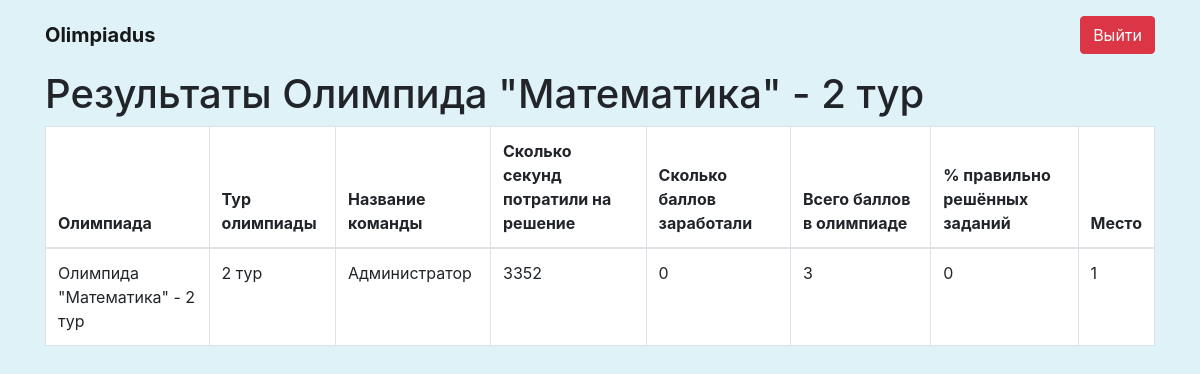
Page /results/2 (signed in) on the earlier database version.
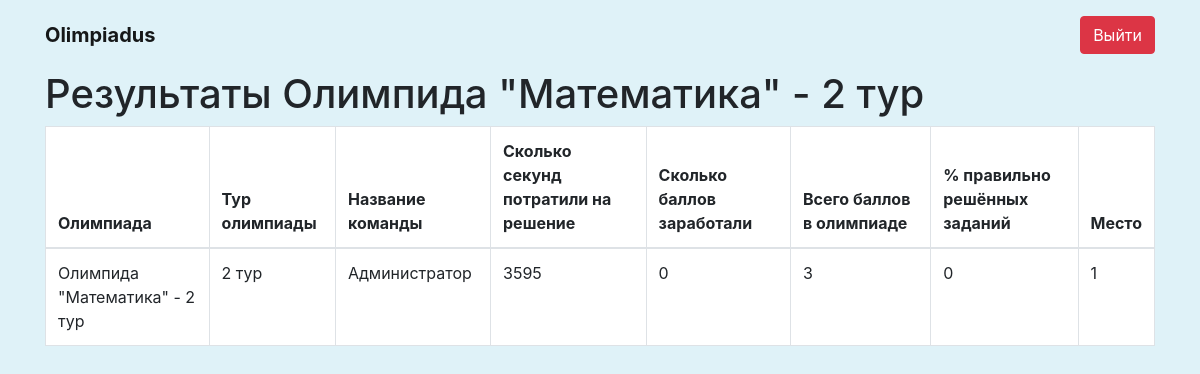
Same page on the later database version.
### app/models.py (models this page shows)
class Olympiad(models.Model):
    title = models.CharField(max_length=200, verbose_name="Название олимпиады")
    description = models.CharField(max_length=600, verbose_name="Описание олимпиады")
    LEVELS = (
        ('1', '1 тур'),
        ('2', '2 тур'),
    )
    olympiad_level = models.CharField(max_length=1, choices=LEVELS, unique=True, verbose_name="Тур олимпиады")
    image_url = models.CharField(blank=False, max_length=300, verbose_name="Ссылка на обложку олимпиады",
                                 help_text="Загрузите её на imgur.com/upload После этого правым кликом мыши нажмите по фото и кликните 'Копировать ссылку на изображение'. Вставьте ссылку. Пример: https://i.imgur.com/sRjy27f.jpg")
    created = models.DateTimeField(auto_now_add=True, verbose_name="Олимпиада создана")
    start_time = models.DateTimeField(verbose_name="Время старта олимпиады")
    end_time = models.DateTimeField(verbose_name="Время окончания олимпиады")
    ATTEMPTS = (
        (1, '1 попытка'),
        (2, '2 попытки'),
        (3, '3 попытки'),
        (4, '4 попытки'),
        (5, '5 попыток'),
    )
    number_of_attempts = models.IntegerField(choices=ATTEMPTS, unique=True, verbose_name="Количество попыток отправки решения для каждого задания 2 тура олимпиады (если у вас 1 тур, то выберите любое)")
    class Meta:
        verbose_name = 'Олимпиада'
        verbose_name_plural = 'Олимпиады'
        ordering = ['-created']
        constraints = [
            models.CheckConstraint(check=models.Q(end_time__gt=models.F("start_time")),
                                   name='Время окончания должно быть позже времени старта'),
        ]
    def __str__(self):
        return self.title
    def display_olympiad_level(self):
        for i in self.LEVELS:
            if i[0] == self.olympiad_level:
                return i[1]

### app/views.py (the view)
# urls.py: path("results/<int:olympiad_level>",views.get_results, name="get_results"),
@login_required
def get_results(request, olympiad_level):
    if request.user.is_staff:
        olympiad = get_object_or_404(Olympiad, olympiad_level=olympiad_level)
        all_tasks = Task.objects.filter(olympiad=olympiad)
        all_answers = Answer.objects.filter(task__in=all_tasks)
        unique_users = set()
        for a in all_answers:
            unique_users.add(a.user)
        header_array = []
        header_array.append(
            ['Олимпиада', 'Тур олимпиады', 'Название команды', 'Сколько секунд потратили на решение',
             'Сколько баллов заработали',
             'Всего баллов в олимпиаде', '% правильно решённых заданий', 'Место'])
        total_array = []
        for u in unique_users:
            _sec_for_solve = Timetrack.objects.filter(olympiad=olympiad, user=u).first()
            _count_task_solved_coorect = Answer.objects.filter(task__in=all_tasks, user=u, is_correct=True).count()
            if olympiad.olympiad_level == '1':
                _total_points = Answer.objects.filter(task__in=all_tasks, user=u, is_correct=True).count()
                _total_points_in_olympiad = len(all_tasks)
            else:
                _total_points = 0
                for attempt_number in range(1, olympiad.number_of_attempts + 1):
                    _total_points += Answer.objects.filter(task__in=all_tasks, user=u, is_correct=True,
                                                           attempt_number=attempt_number).count() * (
                                             olympiad.number_of_attempts + 1 - attempt_number)
                _total_points_in_olympiad = len(all_tasks) * olympiad.number_of_attempts
            total_array.append(
                [olympiad, olympiad.display_olympiad_level(), u.first_name, int(str(_sec_for_solve)),
                 _total_points,
                 _total_points_in_olympiad,
                 int(round(_count_task_solved_coorect / len(all_tasks), 2) * 100)])
        total_array.sort(key=lambda x: (-x[4], x[3]))
        for i, result in enumerate(total_array):
            result.append(i + 1)
        return render(request, 'results.html', {
            "header_array": header_array,
            "total_array": total_array,
            "olympiad": olympiad,
        })
    else:
        return HttpResponseNotFound("Экспорт данных может делать только администратор")

### app/models.py (called while the page is built)
    def __str__(self):
        return f"{math.ceil((self.end_time - self.start_time).total_seconds())}"

### context/context.py (called while the page is built)
def site_name(request):
    return {
        'name_of_site': 'Olimpiadus'
    }

### templates/results.html (shortened to what this page needs)
{% extends "base.html" %}
{% block content %}
{% include 'nav.html' %}
<div class="container">
    <div class="row">
        <div class="col">
            <h1>Результаты {{ olympiad }}</h1>
            <div style="overflow: auto;">
                <table class="table table-bordered" style="background-color: white;">
                    <thead>
                    <tr>
                        <th>Олимпиада</th>
                        <th>Тур олимпиады</th>
                        <th>Название команды</th>
                        <th>Сколько секунд потратили на решение</th>
                        <th>Сколько баллов заработали</th>
                        <th>Всего баллов в олимпиаде</th>
                        <th>% правильно решённых заданий</th>
                        <th>Место</th>
                    </tr>
                    </thead>
                    <tbody>
                    {% for result in total_array %}
                    <tr>
                        <td>{{ result.0 }}</td>
                        <td>{{ result.1 }}</td>
                        <td>{{ result.2 }}</td>
                        <td>{{ result.3 }}</td>
                        <td>{{ result.4 }}</td>
                        <td>{{ result.5 }}</td>
                        <td>{{ result.6 }}</td>
                        <td>{{ result.7 }}</td>
                    </tr>
                    {% endfor %}
                    </tbody>
                </table>
            </div>
        </div>
    </div>
</div>
{% endblock %}

### templates/base.html (shortened to what this page needs)
<!DOCTYPE html>
<html>
<head>
    <link rel="stylesheet" href="https://cdn.jsdelivr.net/npm/bootstrap-icons@1.10.3/font/bootstrap-icons.min.css">
    {% load static %}
    <link rel="stylesheet" href="https://cdn.jsdelivr.net/npm/bootstrap@4.6.2/dist/css/bootstrap.min.css"
>
</head>
<body>
    {% block content %}
    {% endblock content %}
</body>
</html>

### templates/nav.html (shortened to what this page needs)
<nav class="navbar navbar-light navbar-expand-md navigation-clean-button">
    <div class="container">
        <a class="navbar-brand" href="{% url 'index' %}" style="font-weight: bold">{{ name_of_site }}</a>
        <div class="collapse navbar-collapse" id="navcol-1">
            <span class="navbar-text actions"><a class="btn btn-danger" href="{% url 'logout' %}" role="button"
                    style="color: white">Выйти</a></span>
        </div>
    </div>
</nav>

### templates/base.html (style rules this page uses)
body { background-color: #dff2f8 }

Differences in the rows shown:
changed Olympiad "Олимпида \"Математика\" - 2 тур": result "3352" → "3595"
